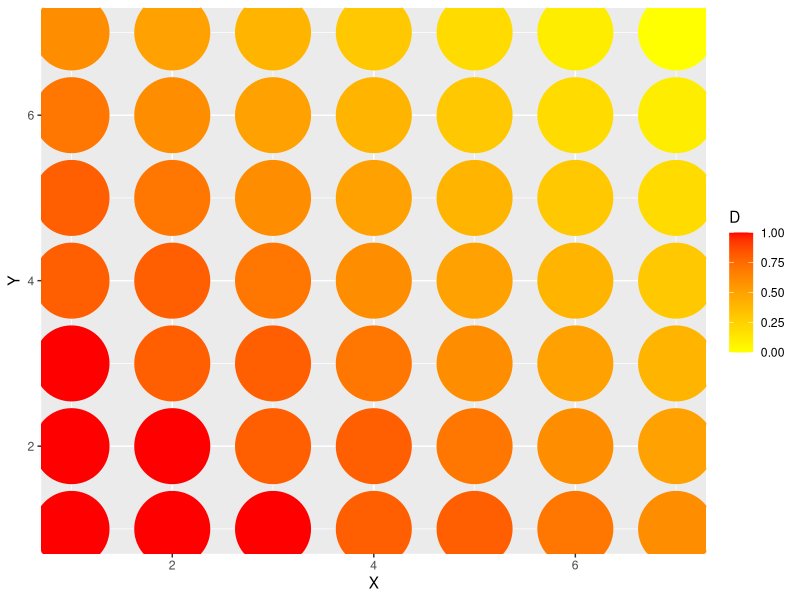
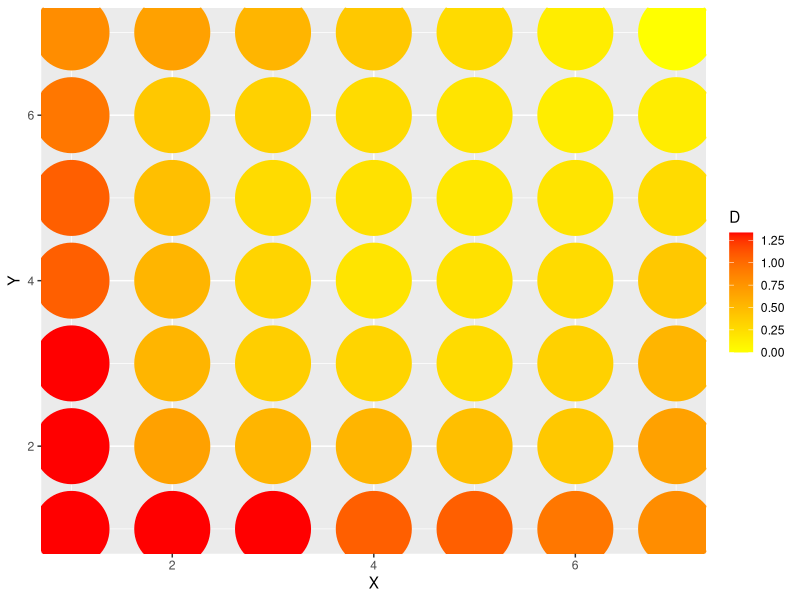
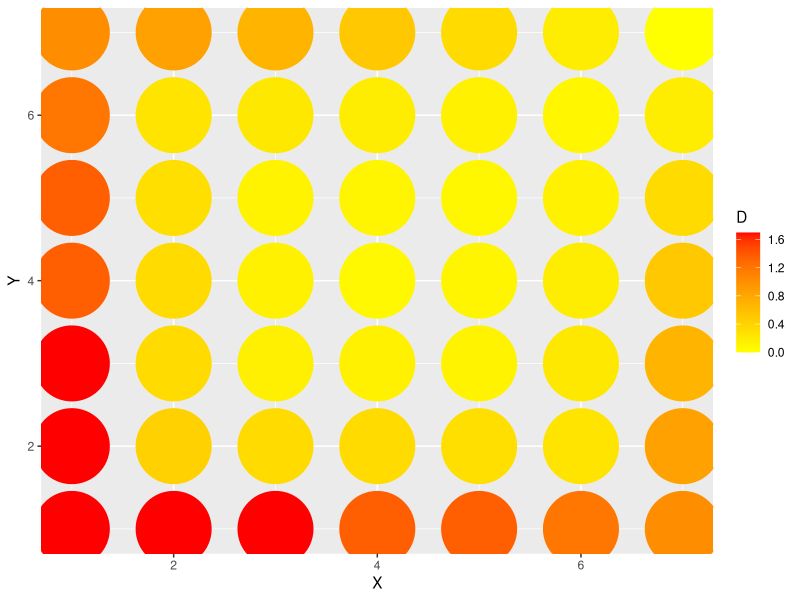
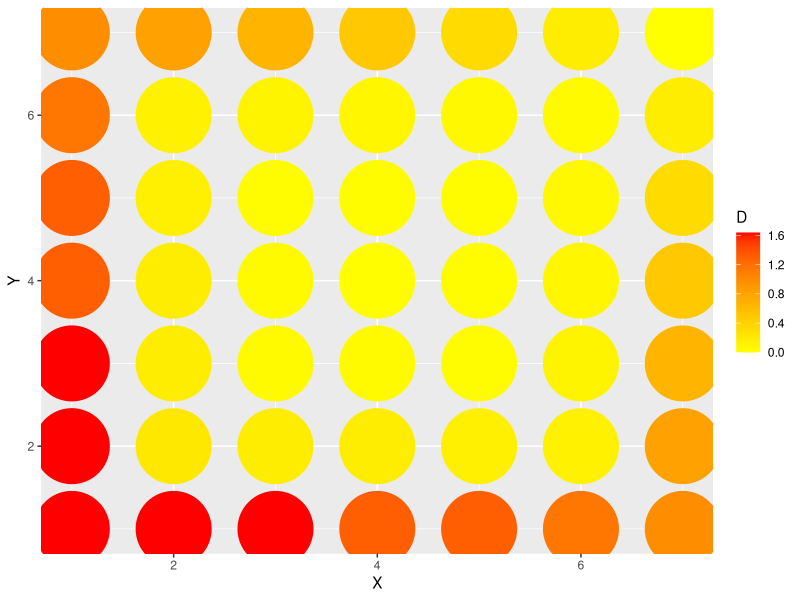
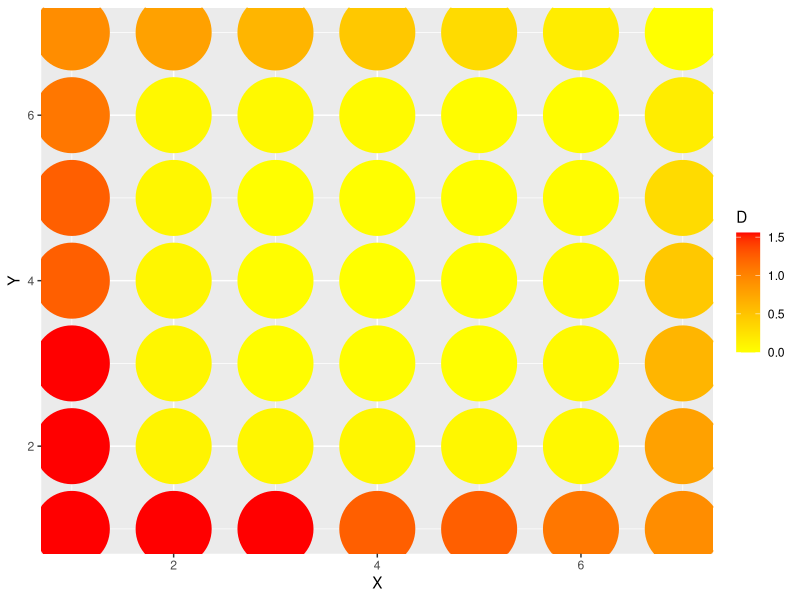
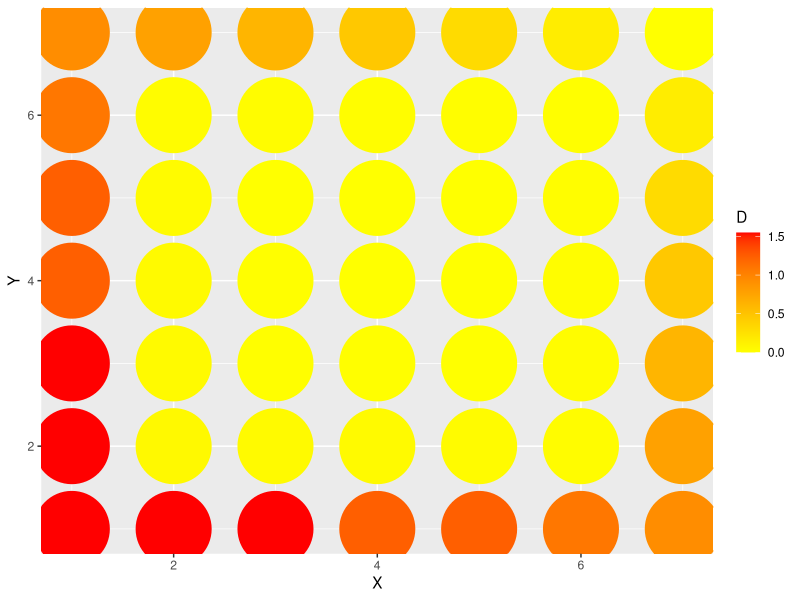
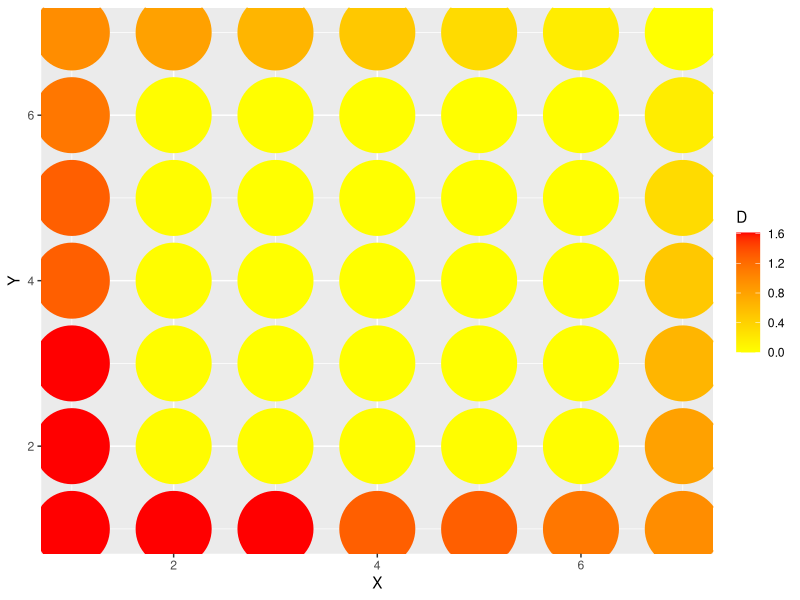
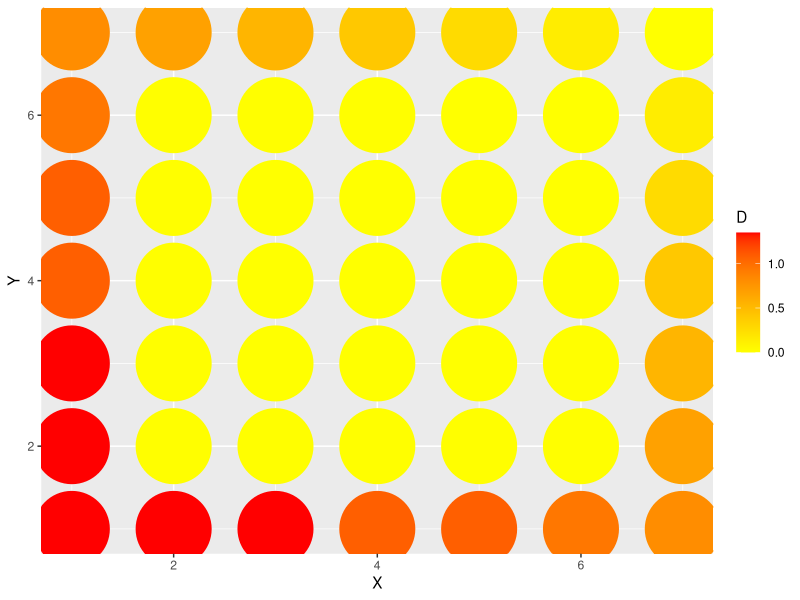

R code for these plots, in order:

# The problem: fixed underlying animal density, fixed grid of impact
# % decline can vary from year to year, but is fixed over 10 yrs 

########## USER INPUTS ##########
# no. years in the study
nyr <- 10

# overall decline of the population
target = 0.5

# this is the grid of noise levels or some other disturbance
# it's a 7x7 bullseye, with greatest impact in the center (score = 1)

levels <- c(rep(0.25, 7), 
            0.25, rep(0.5, 5), 0.25,
            0.25, 0.5, rep(0.75, 3), 0.5, 0.25,
            0.25, 0.5, 0.75, 1, 0.75, 0.5, 0.25,
            0.25, 0.5, rep(0.75, 3), 0.5, 0.25,
            0.25, rep(0.5, 5), 0.25,
            rep(0.25, 7))

impact <- matrix(1/levels, nrow=7, ncol=7)/sum(1/levels) # this adds to 1

# this is an arbitrary density grid, with a hotspot in the upper left corner
# density is in animals per sq km
# same dimensions as the impact grid

animals <- c(1, 1, 1, 0.8, 0.8, 0.7, 0.6,
             1, 1, 0.8, 0.8, 0.7, 0.6, 0.5,
             1, 0.8, 0.8, 0.7, 0.6, 0.5, 0.4,
             0.8, 0.8, 0.7, 0.6, 0.5, 0.4, 0.3,
             0.8, 0.7, 0.6, 0.5, 0.4,0.3, 0.2,
             0.7, 0.6, 0.5, 0.4,0.3, 0.2, 0.1,
             0.6, 0.5, 0.4,0.3, 0.2, 0.1, 0)

density <- matrix(animals, nrow=7, ncol=7)

########## END USER INPUTS ##########

decline <- function(density, impact, target, nyr){
  
  # First calculate the avg. per year decline
  davg <- target^(1/(nyr-1))
  
  # generate the decline in each year
  # this method forces the decline to be exactly 50%
  # but that could be changed so that ON AVERAGE over the 1000 sims
  # the decline is 50% but each individual sim might vary
  dvals <- rnorm(nyr-2, mean=davg, sd=0.1) # sd can be changed
  dvals[nyr-1] <- 0.5/prod(dvals[1:(nyr-2)]) # solve for final decline
  dvals <- dvals[sample(1:9, 9)] # randomize order
  
  # check that the product of the declines is the target
  print(paste("Total decline = ", round(prod(dvals), digits=4)))

  # Run forward in time, storing the population matrices for each year
  P <- list(density) # output list where original density is the first year
  
  for (i in 1:(nyr-1)){
    
    d <- dvals[i] # current decline value
     
    X <- d*sum(P[[i]])/sum(P[[i]]*impact) # solve for multiplier
    
    P[[i+1]] <- P[[i]]*impact*X # generate population in yr i + 1
    
    # show that this worked
    print(paste("target yr", i, "decline = ", round(d, digits=4), 
                ", actual = ", round(sum(P[[i]]*impact*X)/sum(P[[i]]), digits=4)))
  }
  
  # check that the population declined by target
  print(paste("Total decline = ", sum(P[[10]])/sum(P[[1]])))
  
  return(P)
}

# run the function
P <- decline(density, impact, target, nyr)

# plot
require(ggplot2)

for (i in 1:10){
  p <- data.frame(expand.grid(X=1:7, Y=1:7), "D"=matrix(P[[i]]))
  
  g <- ggplot(p, aes(x=X, y=Y, color=D))+
    geom_point(size=25)+
    scale_color_gradient(low="yellow", high="red")
  
  print(g)
  
}
